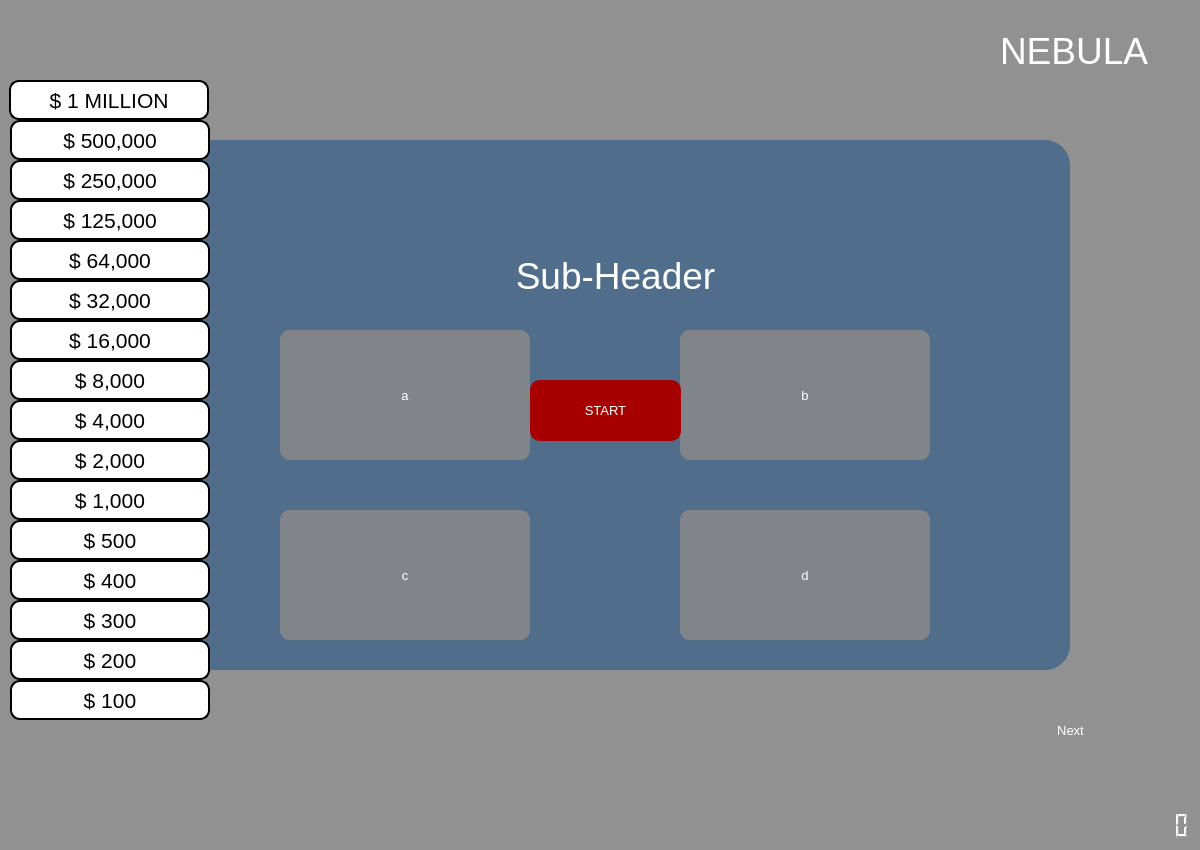
<?xml version="1.0" encoding="UTF-8"?>
<ui version="4.0">
 <class>MainWindow</class>
 <widget class="QMainWindow" name="MainWindow">
  <property name="geometry">
   <rect>
    <x>0</x>
    <y>0</y>
    <width>1200</width>
    <height>850</height>
   </rect>
  </property>
  <property name="minimumSize">
   <size>
    <width>1200</width>
    <height>850</height>
   </size>
  </property>
  <property name="maximumSize">
   <size>
    <width>1200</width>
    <height>850</height>
   </size>
  </property>
  <property name="windowTitle">
   <string>NEBULA</string>
  </property>
  <property name="windowOpacity">
   <double>0.950000000000000</double>
  </property>
  <property name="styleSheet">
   <string notr="true">background-color: rgb(145, 145, 145);</string>
  </property>
  <widget class="QWidget" name="centralwidget">
   <widget class="QLabel" name="lblTitle">
    <property name="geometry">
     <rect>
      <x>1000</x>
      <y>20</y>
      <width>171</width>
      <height>61</height>
     </rect>
    </property>
    <property name="font">
     <font>
      <family>Segoe UI</family>
      <pointsize>28</pointsize>
     </font>
    </property>
    <property name="styleSheet">
     <string notr="true">color: rgb(255, 255, 255);
background: transparent;</string>
    </property>
    <property name="text">
     <string>NEBULA</string>
    </property>
   </widget>
   <widget class="QLCDNumber" name="lcdTime">
    <property name="geometry">
     <rect>
      <x>1120</x>
      <y>810</y>
      <width>71</width>
      <height>31</height>
     </rect>
    </property>
    <property name="styleSheet">
     <string notr="true">background: transparent;
color: rgb(255, 255, 255);</string>
    </property>
   </widget>
   <widget class="QFrame" name="frame_menu">
    <property name="geometry">
     <rect>
      <x>170</x>
      <y>140</y>
      <width>900</width>
      <height>530</height>
     </rect>
    </property>
    <property name="styleSheet">
     <string notr="true">background-color: rgba(45, 91, 136, 65%);
border-radius: 25px;</string>
    </property>
    <property name="frameShape">
     <enum>QFrame::StyledPanel</enum>
    </property>
    <property name="frameShadow">
     <enum>QFrame::Raised</enum>
    </property>
    <widget class="QTextBrowser" name="txtInput">
     <property name="geometry">
      <rect>
       <x>60</x>
       <y>30</y>
       <width>780</width>
       <height>480</height>
      </rect>
     </property>
     <property name="font">
      <font>
       <family>Segoe UI</family>
       <pointsize>14</pointsize>
       <weight>50</weight>
       <italic>false</italic>
       <bold>false</bold>
      </font>
     </property>
     <property name="styleSheet">
      <string notr="true">font: 14pt &quot;Segoe UI&quot;;
color: rgb(255, 255, 255);
background-color: transparent;
border: none;</string>
     </property>
     <property name="html">
      <string>&lt;!DOCTYPE HTML PUBLIC &quot;-//W3C//DTD HTML 4.0//EN&quot; &quot;http://www.w3.org/TR/REC-html40/strict.dtd&quot;&gt;
&lt;html&gt;&lt;head&gt;&lt;meta name=&quot;qrichtext&quot; content=&quot;1&quot; /&gt;&lt;style type=&quot;text/css&quot;&gt;
p, li { white-space: pre-wrap; }
&lt;/style&gt;&lt;/head&gt;&lt;body style=&quot; font-family:'Segoe UI'; font-size:14pt; font-weight:400; font-style:normal;&quot;&gt;
&lt;p style=&quot;-qt-paragraph-type:empty; margin-top:0px; margin-bottom:0px; margin-left:0px; margin-right:0px; -qt-block-indent:0; text-indent:0px; font-size:16pt;&quot;&gt;&lt;br /&gt;&lt;/p&gt;&lt;/body&gt;&lt;/html&gt;</string>
     </property>
    </widget>
    <widget class="QPushButton" name="btnChoiceA">
     <property name="geometry">
      <rect>
       <x>110</x>
       <y>190</y>
       <width>250</width>
       <height>130</height>
      </rect>
     </property>
     <property name="font">
      <font>
       <family>Segoe UI</family>
       <pointsize>10</pointsize>
      </font>
     </property>
     <property name="cursor">
      <cursorShape>PointingHandCursor</cursorShape>
     </property>
     <property name="layoutDirection">
      <enum>Qt::RightToLeft</enum>
     </property>
     <property name="styleSheet">
      <string notr="true">#btnChoiceA {         
						
						
						
						background-color: rgba(138, 138, 138,85%);
                        color: rgb(255, 255, 255);
                        border: none;
                        border-radius: 10px;
                        }
                        #btnChoiceA:hover{
                        
	
						
						background-color: rgb(190, 190, 190);
                        color: rgb(255, 255, 255);
                        }
                        #btnChoiceA:pressed {
                        background-color: rgba(138, 138, 138, 85%);
                        color: rgb(255, 255, 255);
                        }</string>
     </property>
     <property name="text">
      <string>a</string>
     </property>
    </widget>
    <widget class="QPushButton" name="btnChoiceB">
     <property name="geometry">
      <rect>
       <x>510</x>
       <y>190</y>
       <width>250</width>
       <height>130</height>
      </rect>
     </property>
     <property name="font">
      <font>
       <family>Segoe UI</family>
       <pointsize>10</pointsize>
      </font>
     </property>
     <property name="cursor">
      <cursorShape>PointingHandCursor</cursorShape>
     </property>
     <property name="layoutDirection">
      <enum>Qt::RightToLeft</enum>
     </property>
     <property name="styleSheet">
      <string notr="true">#btnChoiceB {         
						
						
						
						background-color: rgba(138, 138, 138,85%);
                        color: rgb(255, 255, 255);
                        border: none;
                        border-radius: 10px;
                        }
                        #btnChoiceB:hover{
                        
	
						
						background-color: rgb(190, 190, 190);
                        color: rgb(255, 255, 255);
                        }
                        #btnChoiceB:pressed {
                        background-color: rgba(138, 138, 138, 85%);
                        color: rgb(255, 255, 255);
                        }</string>
     </property>
     <property name="text">
      <string>b</string>
     </property>
    </widget>
    <widget class="QPushButton" name="btnChoiceD">
     <property name="geometry">
      <rect>
       <x>510</x>
       <y>370</y>
       <width>250</width>
       <height>130</height>
      </rect>
     </property>
     <property name="font">
      <font>
       <family>Segoe UI</family>
       <pointsize>10</pointsize>
      </font>
     </property>
     <property name="cursor">
      <cursorShape>PointingHandCursor</cursorShape>
     </property>
     <property name="layoutDirection">
      <enum>Qt::RightToLeft</enum>
     </property>
     <property name="styleSheet">
      <string notr="true">#btnChoiceD {         
						
						
						
						background-color: rgba(138, 138, 138,85%);
                        color: rgb(255, 255, 255);
                        border: none;
                        border-radius: 10px;
                        }
                        #btnChoiceD:hover{
                        
	
						
						background-color: rgb(190, 190, 190);
                        color: rgb(255, 255, 255);
                        }
                        #btnChoiceD:pressed {
                        background-color: rgba(138, 138, 138, 85%);
                        color: rgb(255, 255, 255);
                        }</string>
     </property>
     <property name="text">
      <string>d</string>
     </property>
    </widget>
    <widget class="QPushButton" name="btnChoiceC">
     <property name="geometry">
      <rect>
       <x>110</x>
       <y>370</y>
       <width>250</width>
       <height>130</height>
      </rect>
     </property>
     <property name="font">
      <font>
       <family>Segoe UI</family>
       <pointsize>10</pointsize>
      </font>
     </property>
     <property name="cursor">
      <cursorShape>PointingHandCursor</cursorShape>
     </property>
     <property name="layoutDirection">
      <enum>Qt::RightToLeft</enum>
     </property>
     <property name="styleSheet">
      <string notr="true">#btnChoiceC {         
						
						
						
						background-color: rgba(138, 138, 138,85%);
                        color: rgb(255, 255, 255);
                        border: none;
                        border-radius: 10px;
                        }
                        #btnChoiceC:hover{
                        
	
						
						background-color: rgb(190, 190, 190);
                        color: rgb(255, 255, 255);
                        }
                        #btnChoiceC:pressed {
                        background-color: rgba(138, 138, 138, 85%);
                        color: rgb(255, 255, 255);
                        }</string>
     </property>
     <property name="text">
      <string>c</string>
     </property>
    </widget>
   </widget>
   <widget class="QToolButton" name="btnNext">
    <property name="geometry">
     <rect>
      <x>1020</x>
      <y>700</y>
      <width>101</width>
      <height>61</height>
     </rect>
    </property>
    <property name="font">
     <font>
      <family>Segoe UI</family>
      <pointsize>10</pointsize>
     </font>
    </property>
    <property name="layoutDirection">
     <enum>Qt::RightToLeft</enum>
    </property>
    <property name="styleSheet">
     <string notr="true">#btnNext {         
						
						background-color: transparent;
                        color: rgb(255, 255, 255);
                        border: none;
                        border-radius: 10px;
                        }
                        #btnNext:hover{
                        
	
						
	background-color: rgba(85, 170, 255, 55%);
                        color: rgb(255, 255, 255);
                        }
                        #btnNext:pressed {
                        background-color: transparent;
                        color: rgb(255, 255, 255);
                        }</string>
    </property>
    <property name="text">
     <string>Next</string>
    </property>
    <property name="iconSize">
     <size>
      <width>30</width>
      <height>30</height>
     </size>
    </property>
    <property name="toolButtonStyle">
     <enum>Qt::ToolButtonTextBesideIcon</enum>
    </property>
   </widget>
   <widget class="QLabel" name="lbl100">
    <property name="geometry">
     <rect>
      <x>10</x>
      <y>680</y>
      <width>200</width>
      <height>40</height>
     </rect>
    </property>
    <property name="font">
     <font>
      <family>Segoe UI</family>
      <pointsize>16</pointsize>
     </font>
    </property>
    <property name="styleSheet">
     <string notr="true">background-color: rgb(255, 255, 255);
border-radius:10px;
border: 2px solid #000000;</string>
    </property>
    <property name="text">
     <string>$ 100</string>
    </property>
    <property name="alignment">
     <set>Qt::AlignCenter</set>
    </property>
   </widget>
   <widget class="QLabel" name="lbl200">
    <property name="geometry">
     <rect>
      <x>10</x>
      <y>640</y>
      <width>200</width>
      <height>40</height>
     </rect>
    </property>
    <property name="font">
     <font>
      <family>Segoe UI</family>
      <pointsize>16</pointsize>
     </font>
    </property>
    <property name="styleSheet">
     <string notr="true">background-color: rgb(255, 255, 255);
border-radius:10px;
border: 2px solid #000000;</string>
    </property>
    <property name="text">
     <string>$ 200</string>
    </property>
    <property name="alignment">
     <set>Qt::AlignCenter</set>
    </property>
   </widget>
   <widget class="QLabel" name="lbl300">
    <property name="geometry">
     <rect>
      <x>10</x>
      <y>600</y>
      <width>200</width>
      <height>40</height>
     </rect>
    </property>
    <property name="font">
     <font>
      <family>Segoe UI</family>
      <pointsize>16</pointsize>
     </font>
    </property>
    <property name="styleSheet">
     <string notr="true">background-color: rgb(255, 255, 255);
border-radius:10px;
border: 2px solid #000000;</string>
    </property>
    <property name="text">
     <string>$ 300</string>
    </property>
    <property name="alignment">
     <set>Qt::AlignCenter</set>
    </property>
   </widget>
   <widget class="QLabel" name="lbl400">
    <property name="geometry">
     <rect>
      <x>10</x>
      <y>560</y>
      <width>200</width>
      <height>40</height>
     </rect>
    </property>
    <property name="font">
     <font>
      <family>Segoe UI</family>
      <pointsize>16</pointsize>
     </font>
    </property>
    <property name="styleSheet">
     <string notr="true">background-color: rgb(255, 255, 255);
border-radius:10px;
border: 2px solid #000000;</string>
    </property>
    <property name="text">
     <string>$ 400</string>
    </property>
    <property name="alignment">
     <set>Qt::AlignCenter</set>
    </property>
   </widget>
   <widget class="QLabel" name="lbl500">
    <property name="geometry">
     <rect>
      <x>10</x>
      <y>520</y>
      <width>200</width>
      <height>40</height>
     </rect>
    </property>
    <property name="font">
     <font>
      <family>Segoe UI</family>
      <pointsize>16</pointsize>
     </font>
    </property>
    <property name="styleSheet">
     <string notr="true">background-color: rgb(255, 255, 255);
border-radius:10px;
border: 2px solid #000000;</string>
    </property>
    <property name="text">
     <string>$ 500</string>
    </property>
    <property name="alignment">
     <set>Qt::AlignCenter</set>
    </property>
   </widget>
   <widget class="QLabel" name="lbl4000">
    <property name="geometry">
     <rect>
      <x>10</x>
      <y>400</y>
      <width>200</width>
      <height>40</height>
     </rect>
    </property>
    <property name="font">
     <font>
      <family>Segoe UI</family>
      <pointsize>16</pointsize>
     </font>
    </property>
    <property name="styleSheet">
     <string notr="true">background-color: rgb(255, 255, 255);
border-radius:10px;
border: 2px solid #000000;</string>
    </property>
    <property name="text">
     <string>$ 4,000</string>
    </property>
    <property name="alignment">
     <set>Qt::AlignCenter</set>
    </property>
   </widget>
   <widget class="QLabel" name="lbl1000">
    <property name="geometry">
     <rect>
      <x>10</x>
      <y>480</y>
      <width>200</width>
      <height>40</height>
     </rect>
    </property>
    <property name="font">
     <font>
      <family>Segoe UI</family>
      <pointsize>16</pointsize>
     </font>
    </property>
    <property name="styleSheet">
     <string notr="true">background-color: rgb(255, 255, 255);
border-radius:10px;
border: 2px solid #000000;</string>
    </property>
    <property name="text">
     <string>$ 1,000</string>
    </property>
    <property name="alignment">
     <set>Qt::AlignCenter</set>
    </property>
   </widget>
   <widget class="QLabel" name="lbl2000">
    <property name="geometry">
     <rect>
      <x>10</x>
      <y>440</y>
      <width>200</width>
      <height>40</height>
     </rect>
    </property>
    <property name="font">
     <font>
      <family>Segoe UI</family>
      <pointsize>16</pointsize>
     </font>
    </property>
    <property name="styleSheet">
     <string notr="true">background-color: rgb(255, 255, 255);
border-radius:10px;
border: 2px solid #000000;</string>
    </property>
    <property name="text">
     <string>$ 2,000</string>
    </property>
    <property name="alignment">
     <set>Qt::AlignCenter</set>
    </property>
   </widget>
   <widget class="QLabel" name="lbl8000">
    <property name="geometry">
     <rect>
      <x>10</x>
      <y>360</y>
      <width>200</width>
      <height>40</height>
     </rect>
    </property>
    <property name="font">
     <font>
      <family>Segoe UI</family>
      <pointsize>16</pointsize>
     </font>
    </property>
    <property name="styleSheet">
     <string notr="true">background-color: rgb(255, 255, 255);
border-radius:10px;
border: 2px solid #000000;</string>
    </property>
    <property name="text">
     <string>$ 8,000</string>
    </property>
    <property name="alignment">
     <set>Qt::AlignCenter</set>
    </property>
   </widget>
   <widget class="QLabel" name="lbl64T">
    <property name="geometry">
     <rect>
      <x>10</x>
      <y>240</y>
      <width>200</width>
      <height>40</height>
     </rect>
    </property>
    <property name="font">
     <font>
      <family>Segoe UI</family>
      <pointsize>16</pointsize>
     </font>
    </property>
    <property name="styleSheet">
     <string notr="true">background-color: rgb(255, 255, 255);
border-radius:10px;
border: 2px solid #000000;</string>
    </property>
    <property name="text">
     <string>$ 64,000</string>
    </property>
    <property name="alignment">
     <set>Qt::AlignCenter</set>
    </property>
   </widget>
   <widget class="QLabel" name="lbl16T">
    <property name="geometry">
     <rect>
      <x>10</x>
      <y>320</y>
      <width>200</width>
      <height>40</height>
     </rect>
    </property>
    <property name="font">
     <font>
      <family>Segoe UI</family>
      <pointsize>16</pointsize>
     </font>
    </property>
    <property name="styleSheet">
     <string notr="true">background-color: rgb(255, 255, 255);
border-radius:10px;
border: 2px solid #000000;</string>
    </property>
    <property name="text">
     <string>$ 16,000</string>
    </property>
    <property name="alignment">
     <set>Qt::AlignCenter</set>
    </property>
   </widget>
   <widget class="QLabel" name="lblMillion">
    <property name="geometry">
     <rect>
      <x>9</x>
      <y>80</y>
      <width>200</width>
      <height>40</height>
     </rect>
    </property>
    <property name="font">
     <font>
      <family>Segoe UI</family>
      <pointsize>16</pointsize>
     </font>
    </property>
    <property name="styleSheet">
     <string notr="true">background-color: rgb(255, 255, 255);
border-radius:10px;
border: 2px solid #000000;</string>
    </property>
    <property name="text">
     <string>$ 1 MILLION</string>
    </property>
    <property name="alignment">
     <set>Qt::AlignCenter</set>
    </property>
   </widget>
   <widget class="QLabel" name="lbl125T">
    <property name="geometry">
     <rect>
      <x>10</x>
      <y>200</y>
      <width>200</width>
      <height>40</height>
     </rect>
    </property>
    <property name="font">
     <font>
      <family>Segoe UI</family>
      <pointsize>16</pointsize>
     </font>
    </property>
    <property name="styleSheet">
     <string notr="true">background-color: rgb(255, 255, 255);
border-radius:10px;
border: 2px solid #000000;</string>
    </property>
    <property name="text">
     <string>$ 125,000</string>
    </property>
    <property name="alignment">
     <set>Qt::AlignCenter</set>
    </property>
   </widget>
   <widget class="QLabel" name="lbl500T">
    <property name="geometry">
     <rect>
      <x>10</x>
      <y>120</y>
      <width>200</width>
      <height>40</height>
     </rect>
    </property>
    <property name="font">
     <font>
      <family>Segoe UI</family>
      <pointsize>16</pointsize>
     </font>
    </property>
    <property name="styleSheet">
     <string notr="true">background-color: rgb(255, 255, 255);
border-radius:10px;
border: 2px solid #000000;</string>
    </property>
    <property name="text">
     <string>$ 500,000</string>
    </property>
    <property name="alignment">
     <set>Qt::AlignCenter</set>
    </property>
   </widget>
   <widget class="QLabel" name="lbl32T">
    <property name="geometry">
     <rect>
      <x>10</x>
      <y>280</y>
      <width>200</width>
      <height>40</height>
     </rect>
    </property>
    <property name="font">
     <font>
      <family>Segoe UI</family>
      <pointsize>16</pointsize>
     </font>
    </property>
    <property name="styleSheet">
     <string notr="true">background-color: rgb(255, 255, 255);
border-radius:10px;
border: 2px solid #000000;</string>
    </property>
    <property name="text">
     <string>$ 32,000</string>
    </property>
    <property name="alignment">
     <set>Qt::AlignCenter</set>
    </property>
   </widget>
   <widget class="QLabel" name="lbl250T">
    <property name="geometry">
     <rect>
      <x>10</x>
      <y>160</y>
      <width>200</width>
      <height>40</height>
     </rect>
    </property>
    <property name="font">
     <font>
      <family>Segoe UI</family>
      <pointsize>16</pointsize>
     </font>
    </property>
    <property name="styleSheet">
     <string notr="true">background-color: rgb(255, 255, 255);
border-radius:10px;
border: 2px solid #000000;</string>
    </property>
    <property name="text">
     <string>$ 250,000</string>
    </property>
    <property name="alignment">
     <set>Qt::AlignCenter</set>
    </property>
   </widget>
   <widget class="QLabel" name="imgBackground">
    <property name="geometry">
     <rect>
      <x>0</x>
      <y>0</y>
      <width>1200</width>
      <height>850</height>
     </rect>
    </property>
    <property name="text">
     <string/>
    </property>
    <property name="scaledContents">
     <bool>true</bool>
    </property>
   </widget>
   <widget class="QPushButton" name="btnStart">
    <property name="geometry">
     <rect>
      <x>530</x>
      <y>380</y>
      <width>151</width>
      <height>61</height>
     </rect>
    </property>
    <property name="font">
     <font>
      <family>Segoe UI</family>
      <pointsize>10</pointsize>
     </font>
    </property>
    <property name="cursor">
     <cursorShape>PointingHandCursor</cursorShape>
    </property>
    <property name="layoutDirection">
     <enum>Qt::RightToLeft</enum>
    </property>
    <property name="styleSheet">
     <string notr="true">#btnStart {         
						
						background-color: rgb(166, 0, 0);
                        color: rgb(255, 255, 255);
                        border: 2px solid #a60000;
                        border-radius: 10px;
                        }
                        #btnStart:hover{
                        
	
	background-color: rgb(220, 0, 0);
                        color: rgb(255, 255, 255);
                        }
                        #btnStart:pressed {
                        background-color: rgb(166, 0, 0);
                        color: rgb(255, 255, 255);
                        }</string>
    </property>
    <property name="text">
     <string>START</string>
    </property>
   </widget>
   <widget class="QLabel" name="lblSubHeader">
    <property name="geometry">
     <rect>
      <x>420</x>
      <y>230</y>
      <width>391</width>
      <height>91</height>
     </rect>
    </property>
    <property name="font">
     <font>
      <family>Segoe UI</family>
      <pointsize>28</pointsize>
     </font>
    </property>
    <property name="styleSheet">
     <string notr="true">color: rgb(255, 255, 255);
background: transparent;</string>
    </property>
    <property name="text">
     <string>Sub-Header</string>
    </property>
    <property name="alignment">
     <set>Qt::AlignCenter</set>
    </property>
   </widget>
   <zorder>imgBackground</zorder>
   <zorder>lblTitle</zorder>
   <zorder>lcdTime</zorder>
   <zorder>frame_menu</zorder>
   <zorder>btnNext</zorder>
   <zorder>lbl100</zorder>
   <zorder>lbl200</zorder>
   <zorder>lbl300</zorder>
   <zorder>lbl400</zorder>
   <zorder>lbl500</zorder>
   <zorder>lbl4000</zorder>
   <zorder>lbl1000</zorder>
   <zorder>lbl2000</zorder>
   <zorder>lbl8000</zorder>
   <zorder>lbl64T</zorder>
   <zorder>lbl16T</zorder>
   <zorder>lblMillion</zorder>
   <zorder>lbl125T</zorder>
   <zorder>lbl500T</zorder>
   <zorder>lbl32T</zorder>
   <zorder>lbl250T</zorder>
   <zorder>btnStart</zorder>
   <zorder>lblSubHeader</zorder>
  </widget>
 </widget>
 <resources/>
 <connections/>
</ui>
